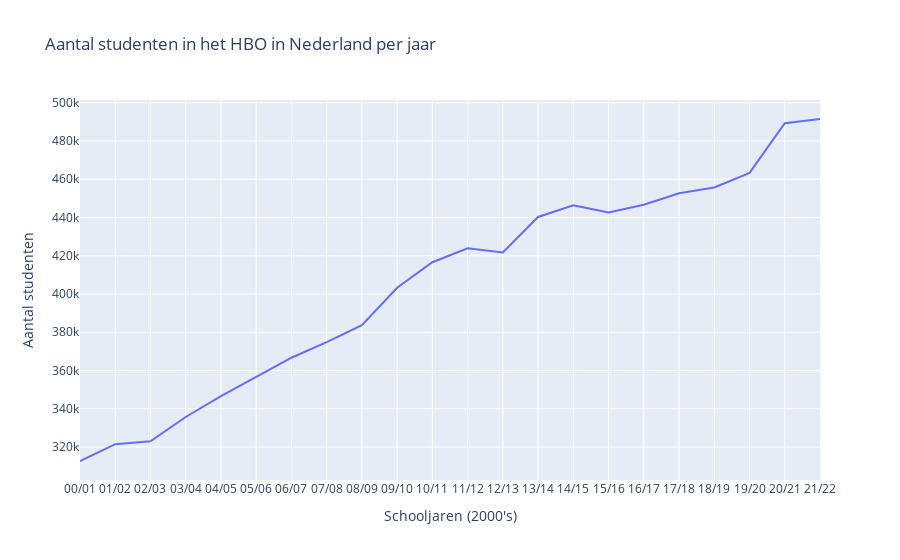

The notebook cell saved with this chart:
### Markdown cell above
_Perspectief 1: De totale uitgaven aan tertiair onderwijs zijn elk jaar netjes toegenomen, ook rond de invoering van het leenstelsel. Het leenstelsel heeft het waarschijnlijk mogelijk gemaakt om deze toename door te kunnen trekken tot en met 2020. Als dit zo is geweest, dan is dit een groot voordeel geweest van het leenstelsel._

### Code cell
students_hbo = students[(students['Onderwijssoort'] == 'A025294') & (students['Migratieachtergrond'] == 'T001040')]

students_hbo_relevant = students_hbo[['Perioden', 'LeerlingenStudenten_1']]

students_hbo_year = px.line(students_hbo_relevant, x='Perioden', y='LeerlingenStudenten_1', title='Aantal studenten in het HBO in Nederland per jaar')
students_hbo_year.update_layout(xaxis_title='Schooljaren (2000\'s)')
students_hbo_year.update_layout(yaxis_title='Aantal studenten')
students_hbo_year.show()

### Figure 1 — Plotly figure (JSON) as saved in the notebook; plotly's stock layout.template omitted (floating-point values rounded to 4 significant figures)
{"data": [{"hovertemplate": "Perioden=%{x}<br>LeerlingenStudenten_1=%{y}<extra></extra>", "legendgroup": "", "line": {"color": "#636efa", "dash": "solid"}, "marker": {"symbol": "circle"}, "mode": "lines", "name": "", "orientation": "v", "showlegend": false, "type": "scatter", "x": ["00/01", "01/02", "02/03", "03/04", "04/05", "05/06", "06/07", "07/08", "08/09", "09/10", "10/11", "11/12", "12/13", "13/14", "14/15", "15/16", "16/17", "17/18", "18/19", "19/20", "20/21", "21/22"], "xaxis": "x", "y": [312698, 321508, 322963, 335706, 346640, 356842, 366689, 374802, 383713, 403278, 416629, 423945, 421693, 440293, 446434, 442594, 446645, 452690, 455670, 463330, 489262, 491499], "yaxis": "y"}], "layout": {"legend": {"tracegroupgap": 0}, "title": {"text": "Aantal studenten in het HBO in Nederland per jaar"}, "xaxis": {"anchor": "y", "domain": [0, 1], "title": {"text": "Schooljaren (2000's)"}}, "yaxis": {"anchor": "x", "domain": [0, 1], "title": {"text": "Aantal studenten"}}}}
